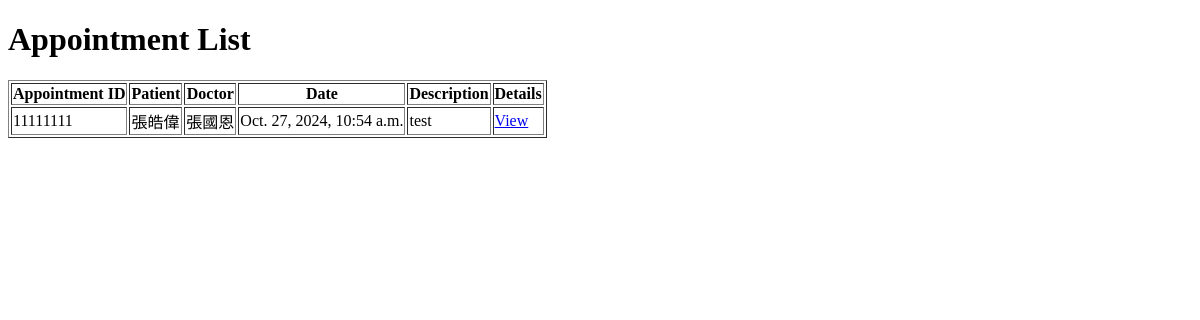
The page /appointments/appointments/ on the database as committed earlier.
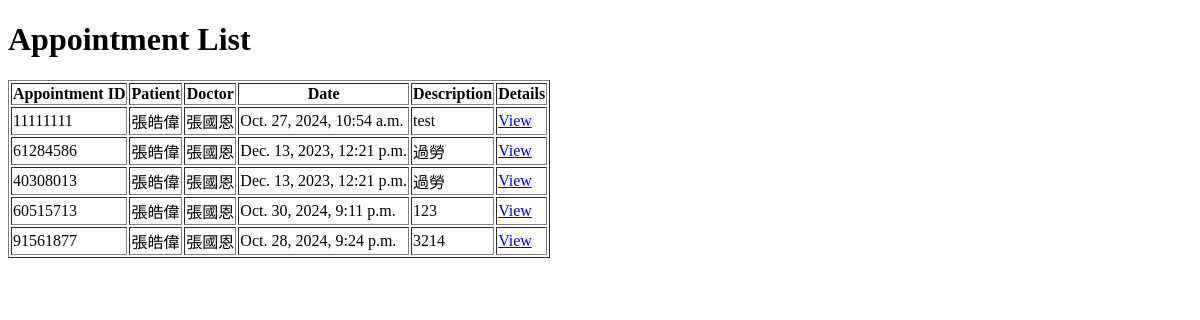
The same page on the database as committed later.
### appointments/models.py (models this page shows)
class Appointment(models.Model):
    appointment_id = models.CharField(max_length=8, unique=True, null=True, blank=True)
    patient = models.ForeignKey(Patient, on_delete=models.CASCADE, db_column="patient_id")
    doctor = models.ForeignKey(Doctor, on_delete=models.CASCADE, db_column="doctor_id")
    date = models.DateTimeField()
    description = models.TextField()

class Patient(models.Model):
    patient_id = models.CharField(max_length=8, unique=True, null=True, blank=True)
    name = models.CharField(max_length=100)
    dob = models.DateField()  # Date of birth
    phone = models.CharField(max_length=15)
    gender = models.CharField(max_length=10, choices=[('M', 'Male'), ('F', 'Female')])
    age = models.IntegerField(null=False, default=18)

class Doctor(models.Model):
    doctor_id = models.CharField(max_length=8, unique=True, null=True, blank=True)
    name = models.CharField(max_length=100)
    gender = models.CharField(max_length=10, choices=[('M', 'Male'), ('F', 'Female')])
    age = models.IntegerField(null=False, default=18)

### appointments/views.py (the view)
# urls.py: path('appointments/', views.appointment_list, name='appointment_list'),
def appointment_list(request):
    appointments = Appointment.objects.select_related('patient', 'doctor').all()
    return render(request, 'appointments/list.html', {'appointments': appointments})

### appointments/templates/appointments/list.html (shortened to what this page needs)
<!DOCTYPE html>
<html lang="en">
<head>
</head>
<body>
    <h1>Appointment List</h1>
    <table border="1">
        <tr>
            <th>Appointment ID</th>
            <th>Patient</th>
            <th>Doctor</th>
            <th>Date</th>
            <th>Description</th>
            <th>Details</th>
        </tr>
        {% for appointment in appointments %}
        <tr>
            <td>{{ appointment.appointment_id }}</td>
            <td>{{ appointment.patient.name }}</td>
            <td>{{ appointment.doctor.name }}</td>
            <td>{{ appointment.date }}</td>
            <td>{{ appointment.description|truncatewords:10 }}</td>
            <td><a href="{% url 'appointment_detail' appointment.appointment_id %}">View</a></td>
        </tr>
        {% endfor %}
    </table>
</body>
</html>

Rows that differ between the two databases and show on the page:
added Appointment: appointment_id "61284586", patient.name "張皓偉", doctor.name "張國恩", date "Dec. 13, 2023, 12:21 p.m.", description "過勞"
added Appointment: appointment_id "40308013", patient.name "張皓偉", doctor.name "張國恩", date "Dec. 13, 2023, 12:21 p.m.", description "過勞"
added Appointment: appointment_id "60515713", patient.name "張皓偉", doctor.name "張國恩", date "Oct. 30, 2024, 9:11 p.m.", description "123"
added Appointment: appointment_id "91561877", patient.name "張皓偉", doctor.name "張國恩", date "Oct. 28, 2024, 9:24 p.m.", description "3214"
